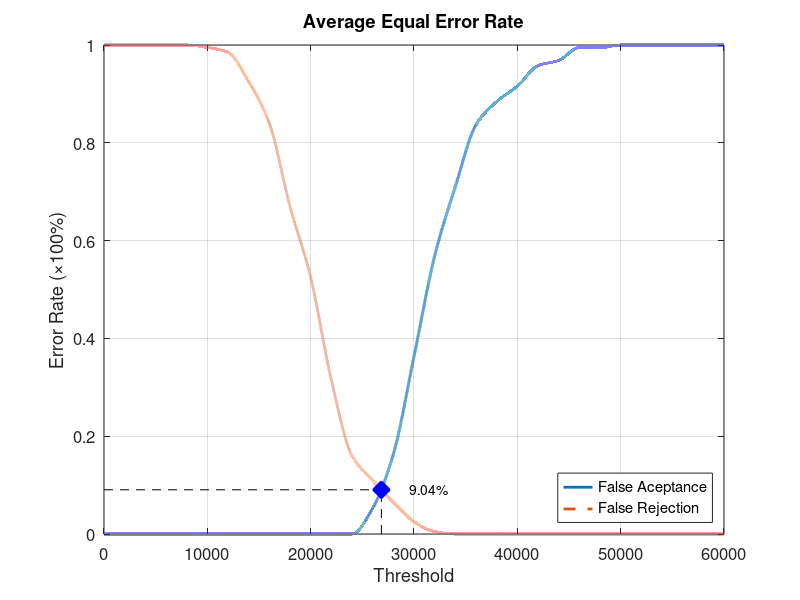
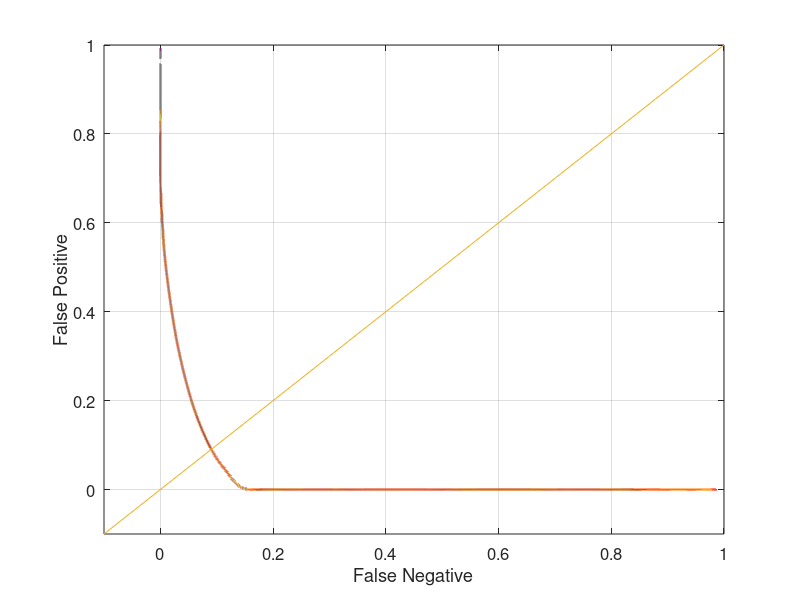

MATLAB code for these plots, in order:
function yEER = Database2_2
close all;
clear;
clc;
x = 0:2000:60000;
xq = 0:0.5:60000;

y0 = [0 0 0 0 0 0 0 0 0 0 0 0 0 0.0526316 0.163158 0.363158 0.568421 0.710526 0.836842 0.884211 0.915789 0.957895 0.968421 0.994737 0.994737 1 1 1 1 1 1];
yy0 = interp1(x, y0, xq, 'pchip');
y1 = [1 1 1 1 1 0.995 0.985 0.925 0.84 0.67 0.525 0.315 0.16 0.11 0.065 0.025 0.005 0 0 0 0 0 0 0 0 0 0 0 0 0 0];
yy1 = interp1(x, y1, xq, 'pchip');

% Calculating EER: 
y2 = abs(y0 - y1);
find(y2 == min(y2))
yy2 = abs(yy0 - yy1);
xEER = find(yy2 == min(yy2));
xEERIndex = xq(xEER) % X-axis EER
yEER = yy0(xEER) % Y-axis EER

main = figure
plot(xq, yy0,'-','LineWidth', 2);	hold on
plot(xq, yy1,'--','LineWidth', 2);	hold on
plot([xEERIndex xEERIndex], [0 yEER], 'k--');	hold on
plot([0 xEERIndex], [yEER yEER], 'k--');	hold on
plot(xEERIndex, yEER, 'bx', 'LineWidth', 10);	hold on
text(xEERIndex + 10 * xEERIndex / 100, yEER, [num2str(round((10000 * yEER)) / 100) '%'])
legend('False Aceptance', 'False Rejection', 'Location', 'SouthEast')
xlabel('Threshold')
ylabel('Error Rate (\times100%)')
title('Average Equal Error Rate')
set(gca, 'FontSize', 12)
axis([0 60000 0 1])
grid on

print(main, 'Database2_2Main', '-dpng');
FNRxFPR = figure('Color', [1 1 1]);
plot(yy1, yy0, '-', yy1, yy0, 'LineWidth', 2);
hold on
y = -0.1:0.1:1
plot(y, y); 
set(gca, 'FontSize', 12)
xlabel('False Negative')
ylabel('False Positive')
axis([-0.1 1 -0.1 1])
set(gca, 'FontSize', 12)
grid on

print(FNRxFPR, 'Database2_2FNRxFPR','-dpng');
end
